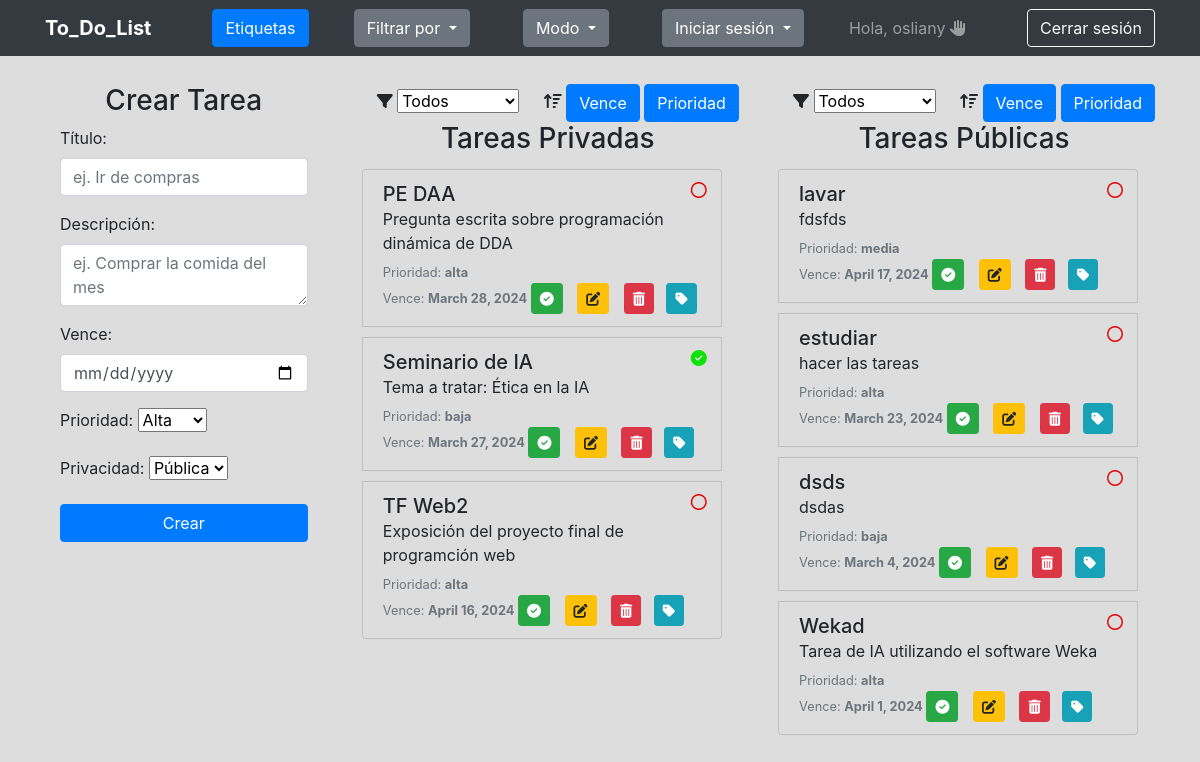
Screenshot of /tasks/list (signed in) with the database file from the repository.
### app/models.py (models this page shows, shortened)
class Task(models.Model):
    titulo = models.CharField(max_length = 30)
    descripcion = models.TextField()
    prioridad = models.CharField(max_length = 10, choices=OPCIONES)
    estado = models.BooleanField(default = False)
    is_public = models.BooleanField(default = False)
    vence = models.DateField(null = True)
    created = models.DateTimeField(auto_now_add=True)
    autor = models.ForeignKey(User, on_delete = models.CASCADE)

### app/views_class.py (the view, shortened to what this page needs)
# urls.py: path("list", views_class.list.as_view(), name = "list"),
class list(APIView, LoginRequiredMixin):
    login_url = 'accounts/login/'
    redirect_field_name ='redirect_to'
    def get(self, request):
        tags = Tag.objects.all()
        public = Task.objects.filter(is_public = True)
        private = Task.objects.filter(autor = request.user, is_public = False)
        form = TaskForm()
        context = {
            "public" : public,
            "private" : private,
            "tags" : tags,
            "form": form,
        }
        return render(request, "app/index.html", context)

### app/forms.py
class TaskForm(forms.ModelForm):
    class Meta:
        model = Task
        fields = ["titulo", "descripcion", "prioridad", "vence", "is_public"]

### app/templates/app/index.html (shortened to what this page needs)
<!DOCTYPE html>
<html lang="es">
<head>
    {% load static %}
    <link href="{% static 'app/bootstrap-4.3.1-dist/css/bootstrap.min.css' %}" rel="stylesheet">
    <link rel="stylesheet" href="{% static 'app/css/style8.css' %}">
    <link rel="stylesheet" href="{% static 'app/font-awesome/css/all.css' %}">
</head>
<body>
    <nav class="navbar navbar-dark bg-dark">
        <div class="container">
          <a class="navbar-brand" href={% url "list" %} > <b id="home">To_Do_List</b> </a>
          <a class="btn btn-primary" href={% url "tags-list" %} >Etiquetas</a>
          <div class="dropdown">
            <button class="btn btn-secondary dropdown-toggle mr-2" type="button" id="dropdownOptionsButton" data-toggle="dropdown" aria-haspopup="true" aria-expanded="false">
              Filtrar por
            </button>
          </div>
          <div class="dropdown mr-2">
            <button class="btn btn-secondary dropdown-toggle" type="button" id="dropdownThemeButton" data-toggle="dropdown" aria-haspopup="true" aria-expanded="false">
              Modo
            </button>
          </div>
          <div class="dropdown">
            <button class="btn btn-secondary dropdown-toggle" type="button" id="dropdownMenuButton" data-toggle="dropdown" aria-haspopup="true" aria-expanded="false">
              Iniciar sesión
            </button>
          </div>
          {% if user.is_authenticated %}
          <span class="navbar-text mr-3">Hola, {{ user.username }} <i id="saludo" class="fas fa-hand-paper"></i></span>
          <a href={% url 'exit' %} class="btn btn-outline-light">Cerrar sesión</a>
          {% endif %}
        </div>
    </nav>
    <main class="container mt-4" id="main">
        <div class="col-md-3" id="menu">
            <form id="taskForm">
                <h3 id="titulo_menu" class="text-xl-center">Crear Tarea</h3>
                <div class="mb-3">
                    <label for="titleInput" class="form-label">Título:</label>
                    <input placeholder="ej. Ir de compras" type="text" class="form-control text-box" id="titleInput" required name="titulo">
                </div>
                <div class="mb-3">
                    <label for="descriptionInput" class="form-label">Descripción:</label>
                    <textarea placeholder="ej. Comprar la comida del mes" class="form-control text-box" id="descriptionInput" required name="descripcion"></textarea>
                </div>
                <div class="mb-3">
                    <label type="date" for="dueDateInput" class="form-label">Vence:</label>
                    <input type="date" class="form-control text-box" id="dueDateInput" required name="vence">
                </div>
                <div class="mb-3">
                    <label for="priorityInput" class="form-label">Prioridad:</label>
                    <select class="form-select text-box" id="priorityInput" required name="prioridad">
                        <option value="alta">Alta</option>
                    </select>
                </div>
                <div class="mb-3">
                    <label for="isPublicInput" class="form-label">Privacidad:</label>
                    <select class="form-select text-box" id="isPublicInput" required name="is_public">
                        <option value=True>Pública</option>
                    </select>
                </div>
            </form>
            <button onclick="enviar()" class="btn btn-primary w-100" id="btn_cambiante">Crear</button>
        </div>
        <div id="tareas">
            <div id="filtros">
                <div id="show" class="filtro-item">
                    <label for="filterSelect">
                        <i class="fas fa-filter"></i>
                    </label>
                    <select id="filterSelect">
                        <option value="todos">Todos</option>
                    </select>
                </div>
                <div id="sort" class="filtro-item">
                    <i class="fas fa-sort-amount-up"></i>
                    <button data-toggle="tooltip" title="ordena por fecha de vencimiento" type="button" class="btn btn-primary" id="sortByDueDateBtn">Vence</button>
                    <button data-toggle="tooltip" title="ordena por prioridad" type="button" class="btn btn-primary" id="sortByPriorityBtn">Prioridad</button>
                </div>
            </div>
            <h3 class="centrar">Tareas Privadas</h3>
            <div id="taskList" class="list-group">
                {% for i in private %}
                <div class="list-group-item" data-titulo="{{i.titulo}}" data-descripcion="{{i.descripcion}}" data-due-date="{{ i.vence }}" data-priority="{{ i.prioridad }}" data-completed="{{i.estado}}"
                    data-id="{{ i.id }}">
                    <h5 class="mb-1 title-list inline">{{ i.titulo }}</h5>
                    {% if i.estado %}
                    <i class="fas fa-check-circle completed"></i>
                    {% else %}
                    <i class="far fa-circle no-completed"></i>
                    {% endif %}
                    <p class="mb-1">{{ i.descripcion }}</p>
                    <small class="text-muted">Prioridad: <b>{{ i.prioridad }}</b> </small>
                    <br>
                    <small class="text-muted">Vence: <b>{{ i.vence }}</b> </small>
                    <button onclick="completar({{i.id}})" class="btn btn-sm btn-success float-end complete-btn"><i
                            class="fas fa-check-circle"></i></button>
                    <button type="button" onclick="actualizar({{i.id}})" class="margen btn btn-sm btn-warning float-end edit-btn"><i
                        class="fas fa-edit"></i></button>
                    <button onclick="eliminar({{i.id}})" class="btn btn-sm btn-danger float-end delete-btn"><i
                        class="fas fa-trash-alt"></i></button>
                    <a href={% url 'tags_task' i.id %} class="btn btn-sm btn-info float-end ml-2"><i
                       class="fas fa-tag"></i></a>
                </div>
                {% endfor %}
            </div>
        </div>
        <div id="tareas-public">
            <div id="filtros-public">
                <div id="show-public" class="filtro-item">
                    <label for="filterSelect-public">
                        <i class="fas fa-filter"></i>
                    </label>
                    <select id="filterSelect-public">
                        <option value="todos">Todos</option>
                    </select>
                </div>
                <div id="sort-public" class="filtro-item">
                    <i class="fas fa-sort-amount-up"></i>
                    <button data-toggle="tooltip" title="ordena por fecha de vencimiento" type="button" class="btn btn-primary" id="sortByDueDateBtn-public">Vence</button>
                    <button data-toggle="tooltip" title="ordena por prioridad" type="button" class="btn btn-primary" id="sortByPriorityBtn-public">Prioridad</button>
                </div>
            </div>
            <h3 class="centrar">Tareas Públicas</h3>
            <div id="taskList-public" class="list-group">
                {% for i in public %}
                <div class="list-group-item" data-titulo="{{i.titulo}}" data-descripcion="{{i.descripcion}}" data-due-date="{{ i.vence }}" data-priority="{{ i.prioridad }}" data-completed="{{i.estado}}"
                    data-id="{{ i.id }}">
                    <h5 class="mb-1 title-list inline">{{ i.titulo }}</h5>
                    {% if i.estado %}
                        <i class="fas fa-check-circle completed"></i>
                    {% else %}
                        <i class="far fa-circle no-completed"></i>
                    {% endif %}
                    <p class="mb-1">{{ i.descripcion }}</p>
                    <small class="text-muted">Prioridad: <b>{{ i.prioridad }}</b> </small>
                    <br>
                    <small class="text-muted">Vence: <b>{{ i.vence }}</b> </small>
                    <button onclick="completar({{i.id}})" class="btn btn-sm btn-success float-end complete-btn"><i
                            class="fas fa-check-circle"></i></button>
                    <button onclick="actualizar({{i.id}})" class="margen btn btn-sm btn-warning float-end edit-btn"><i
                            class="fas fa-edit"></i></button>
                    <button onclick="eliminar({{i.id}})" class="btn btn-sm btn-danger float-end delete-btn"><i
                            class="fas fa-trash-alt"></i></button>
                    <a href={% url 'tags_task' i.id %} class="btn btn-sm btn-info float-end ml-2"><i
                            class="fas fa-tag"></i></a>
                </div>
                {% endfor %}
            </div>
        </div>
    </main>
</body>
</html>

### app/static/app/css/style8.css (style rules this page uses)
body { padding-top: 60px; background-color: #ddd; }
.filtro-item { display: inline; margin-left: 20px; }
#main { display: flex; justify-content: space-between; }
.centrar { text-align: center; }
.margen { margin: 0 10px; }
.list-group-item { background-color: #ddd; margin: 5px; max-width: 30vw; }
.no-completed { width: 10px; height: 10px; float: right; color: rgb(226, 6, 6); }
.completed { width: 10px; height: 10px; float: right; color: rgb(13, 226, 6) !important; }
.inline { display: inline; }
.navbar { position: fixed; top: 0; width: 100%; z-index: 1; }
.sacudir { animation: shake 1s ease-in-out forwards; }

### rows the page displays
Task: titulo "PE DAA", estado False (drawn), descripcion "Pregunta escrita sobre programación dinámica de DDA", prioridad "alta", vence "March 28, 2024"
Task: titulo "Seminario de IA", estado True (drawn), descripcion "Tema a tratar: Ética en la IA", prioridad "baja", vence "March 27, 2024"
Task: titulo "TF Web2", estado False (drawn), descripcion "Exposición del proyecto final de programción web", prioridad "alta", vence "April 16, 2024"
Task: titulo "lavar", estado False (drawn), descripcion "fdsfds", prioridad "media", vence "April 17, 2024"
Task: titulo "estudiar", estado False (drawn), descripcion "hacer las tareas", prioridad "alta", vence "March 23, 2024"
Task: titulo "dsds", estado False (drawn), descripcion "dsdas", prioridad "baja", vence "March 4, 2024"
Task: titulo "Wekad", estado False (drawn), descripcion "Tarea de IA utilizando el software Weka", prioridad "alta", vence "April 1, 2024"

### other values shown
{{ user.username }} "osliany"
